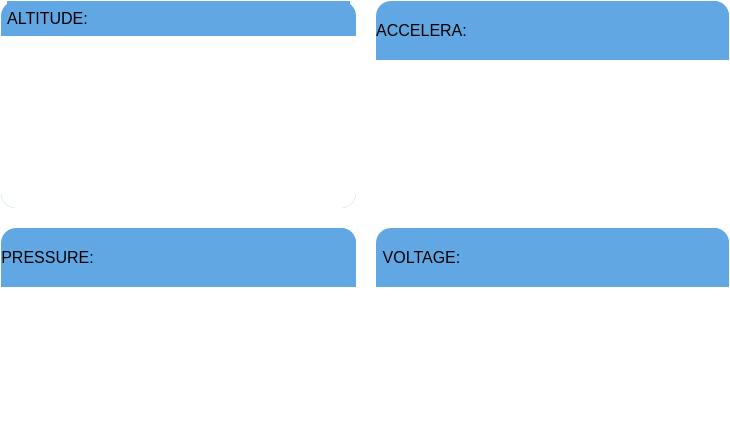
                  <widget class="QFrame" name="data_view_frame1">
                   <property name="maximumSize">
                    <size>
                     <width>763</width>
                     <height>16777215</height>
                    </size>
                   </property>
                   <property name="styleSheet">
                    <string notr="true">background:transparent;</string>
                   </property>
                   <property name="frameShape">
                    <enum>QFrame::StyledPanel</enum>
                   </property>
                   <property name="frameShadow">
                    <enum>QFrame::Raised</enum>
                   </property>
                   <layout class="QGridLayout" name="gridLayout">
                    <property name="leftMargin">
                     <number>0</number>
                    </property>
                    <property name="topMargin">
                     <number>0</number>
                    </property>
                    <property name="rightMargin">
                     <number>0</number>
                    </property>
                    <property name="bottomMargin">
                     <number>0</number>
                    </property>
                    <property name="spacing">
                     <number>20</number>
                    </property>
                    <item row="0" column="0">
                     <widget class="QFrame" name="alt_graph_frame">
                      <property name="maximumSize">
                       <size>
                        <width>16777215</width>
                        <height>16777215</height>
                       </size>
                      </property>
                      <property name="styleSheet">
                       <string notr="true">background:#60A7E4;
border-radius: 15px;</string>
                      </property>
                      <property name="frameShape">
                       <enum>QFrame::StyledPanel</enum>
                      </property>
                      <property name="frameShadow">
                       <enum>QFrame::Raised</enum>
                      </property>
                      <layout class="QVBoxLayout" name="verticalLayout_12" stretch="1,5">
                       <property name="spacing">
                        <number>0</number>
                       </property>
                       <property name="leftMargin">
                        <number>0</number>
                       </property>
                       <property name="topMargin">
                        <number>0</number>
                       </property>
                       <property name="rightMargin">
                        <number>0</number>
                       </property>
                       <property name="bottomMargin">
                        <number>0</number>
                       </property>
                       <item alignment="Qt::AlignHCenter">
                        <widget class="QFrame" name="alt_label">
                         <property name="minimumSize">
                          <size>
                           <width>0</width>
                           <height>0</height>
                          </size>
                         </property>
                         <property name="styleSheet">
                          <string notr="true">background:#60A7E4;
border-bottom-left-radius: 0px solid;
border-bottom-right-radius: 0px solid;</string>
                         </property>
                         <property name="frameShape">
                          <enum>QFrame::StyledPanel</enum>
                         </property>
                         <property name="frameShadow">
                          <enum>QFrame::Raised</enum>
                         </property>
                         <layout class="QHBoxLayout" name="horizontalLayout_42" stretch="0,0">
                          <property name="leftMargin">
                           <number>0</number>
                          </property>
                          <property name="topMargin">
                           <number>0</number>
                          </property>
                          <property name="rightMargin">
                           <number>0</number>
                          </property>
                          <property name="bottomMargin">
                           <number>0</number>
                          </property>
                          <item>
                           <widget class="QLabel" name="label_33">
                            <property name="font">
                             <font>
                              <pointsize>12</pointsize>
                             </font>
                            </property>
                            <property name="styleSheet">
                             <string notr="true">background:transparent;
border-top-left-radius:15px;
border-top-right-radius:0px;</string>
                            </property>
                            <property name="text">
                             <string>ALTITUDE:</string>
                            </property>
                            <property name="alignment">
                             <set>Qt::AlignCenter</set>
                            </property>
                           </widget>
                          </item>
                          <item>
                           <widget class="QTextEdit" name="alt_value">
                            <property name="sizePolicy">
                             <sizepolicy hsizetype="Preferred" vsizetype="Preferred">
                              <horstretch>0</horstretch>
                              <verstretch>0</verstretch>
                             </sizepolicy>
                            </property>
                            <property name="minimumSize">
                             <size>
                              <width>118</width>
                              <height>30</height>
                             </size>
                            </property>
                            <property name="font">
                             <font>
                              <pointsize>12</pointsize>
                             </font>
                            </property>
                            <property name="styleSheet">
                             <string notr="true">background:#60A7E4;
border-bottom-left-radius: 0px solid;
border-bottom-right-radius: 0px solid;</string>
                            </property>
                            <property name="readOnly">
                             <bool>true</bool>
                            </property>
                           </widget>
                          </item>
                         </layout>
                        </widget>
                       </item>
                       <item>
                        <widget class="QFrame" name="alt_graph">
                         <property name="maximumSize">
                          <size>
                           <width>16777215</width>
                           <height>16777215</height>
                          </size>
                         </property>
                         <property name="styleSheet">
                          <string notr="true">background:white;
border-top-left-radius:0px;
border-top-right-radius:0px;</string>
                         </property>
                         <property name="frameShape">
                          <enum>QFrame::StyledPanel</enum>
                         </property>
                         <property name="frameShadow">
                          <enum>QFrame::Raised</enum>
                         </property>
                         <layout class="QVBoxLayout" name="verticalLayout_31">
                          <property name="spacing">
                           <number>0</number>
                          </property>
                          <property name="leftMargin">
                           <number>0</number>
                          </property>
                          <property name="topMargin">
                           <number>0</number>
                          </property>
                          <property name="rightMargin">
                           <number>0</number>
                          </property>
                          <property name="bottomMargin">
                           <number>15</number>
                          </property>
                          <item>
                           <widget class="QFrame" name="alt_graph_temp">
                            <property name="styleSheet">
                             <string notr="true">background:transparent;</string>
                            </property>
                            <property name="frameShape">
                             <enum>QFrame::StyledPanel</enum>
                            </property>
                            <property name="frameShadow">
                             <enum>QFrame::Raised</enum>
                            </property>
                           </widget>
                          </item>
                         </layout>
                        </widget>
                       </item>
                      </layout>
                     </widget>
                    </item>
                    <item row="0" column="1">
                     <widget class="QFrame" name="accelaration_graph_frame">
                      <property name="maximumSize">
                       <size>
                        <width>16777215</width>
                        <height>16777215</height>
                       </size>
                      </property>
                      <property name="styleSheet">
                       <string notr="true">background:white;
border-radius: 15px;</string>
                      </property>
                      <property name="frameShape">
                       <enum>QFrame::StyledPanel</enum>
                      </property>
                      <property name="frameShadow">
                       <enum>QFrame::Raised</enum>
                      </property>
                      <layout class="QVBoxLayout" name="verticalLayout_13" stretch="1,5">
                       <property name="spacing">
                        <number>0</number>
                       </property>
                       <property name="leftMargin">
                        <number>0</number>
                       </property>
                       <property name="topMargin">
                        <number>0</number>
                       </property>
                       <property name="rightMargin">
                        <number>0</number>
                       </property>
                       <property name="bottomMargin">
                        <number>0</number>
                       </property>
                       <item>
                        <widget class="QFrame" name="accelaration_label">
                         <property name="minimumSize">
                          <size>
                           <width>0</width>
                           <height>59</height>
                          </size>
                         </property>
                         <property name="styleSheet">
                          <string notr="true">background:#60A7E4;
border-bottom-left-radius: 0px solid;
border-bottom-right-radius: 0px solid;</string>
                         </property>
                         <property name="frameShape">
                          <enum>QFrame::StyledPanel</enum>
                         </property>
                         <property name="frameShadow">
                          <enum>QFrame::Raised</enum>
                         </property>
                         <layout class="QHBoxLayout" name="horizontalLayout_44">
                          <property name="leftMargin">
                           <number>0</number>
                          </property>
                          <property name="topMargin">
                           <number>0</number>
                          </property>
                          <property name="rightMargin">
                           <number>0</number>
                          </property>
                          <property name="bottomMargin">
                           <number>0</number>
                          </property>
                          <item>
                           <widget class="QLabel" name="label_34">
                            <property name="font">
                             <font>
                              <pointsize>12</pointsize>
                             </font>
                            </property>
                            <property name="styleSheet">
                             <string notr="true">background:transparent;
border-top-left-radius:15px;
border-top-right-radius:0px;</string>
                            </property>
                            <property name="text">
                             <string>ACCELERA:</string>
                            </property>
                            <property name="alignment">
                             <set>Qt::AlignCenter</set>
                            </property>
                           </widget>
                          </item>
                          <item>
                           <widget class="QTextEdit" name="acceleration_value">
                            <property name="sizePolicy">
                             <sizepolicy hsizetype="Preferred" vsizetype="Preferred">
                              <horstretch>0</horstretch>
                              <verstretch>0</verstretch>
                             </sizepolicy>
                            </property>
                            <property name="minimumSize">
                             <size>
                              <width>118</width>
                              <height>30</height>
                             </size>
                            </property>
                            <property name="font">
                             <font>
                              <pointsize>12</pointsize>
                             </font>
                            </property>
                            <property name="styleSheet">
                             <string notr="true">background:#60A7E4;
border-bottom-left-radius: 0px solid;
border-bottom-right-radius: 0px solid;</string>
                            </property>
                            <property name="readOnly">
                             <bool>true</bool>
                            </property>
                           </widget>
                          </item>
                         </layout>
                        </widget>
                       </item>
                       <item>
                        <widget class="QFrame" name="accelaration_graph">
                         <property name="maximumSize">
                          <size>
                           <width>16777215</width>
                           <height>16777215</height>
                          </size>
                         </property>
                         <property name="frameShape">
                          <enum>QFrame::StyledPanel</enum>
                         </property>
                         <property name="frameShadow">
                          <enum>QFrame::Raised</enum>
                         </property>
                         <layout class="QVBoxLayout" name="verticalLayout_67">
                          <property name="leftMargin">
                           <number>0</number>
                          </property>
                          <property name="topMargin">
                           <number>0</number>
                          </property>
                          <property name="rightMargin">
                           <number>0</number>
                          </property>
                          <property name="bottomMargin">
                           <number>15</number>
                          </property>
                          <item>
                           <widget class="QFrame" name="acceleration_graph_temp">
                            <property name="frameShape">
                             <enum>QFrame::StyledPanel</enum>
                            </property>
                            <property name="frameShadow">
                             <enum>QFrame::Raised</enum>
                            </property>
                           </widget>
                          </item>
                         </layout>
                        </widget>
                       </item>
                      </layout>
                     </widget>
                    </item>
                    <item row="1" column="0">
                     <widget class="QFrame" name="pressure_graph_frame">
                      <property name="maximumSize">
                       <size>
                        <width>16777215</width>
                        <height>16777215</height>
                       </size>
                      </property>
                      <property name="styleSheet">
                       <string notr="true">background:white;
border-radius: 15px;</string>
                      </property>
                      <property name="frameShape">
                       <enum>QFrame::StyledPanel</enum>
                      </property>
                      <property name="frameShadow">
                       <enum>QFrame::Raised</enum>
                      </property>
                      <layout class="QVBoxLayout" name="verticalLayout_14" stretch="1,5">
                       <property name="spacing">
                        <number>0</number>
                       </property>
                       <property name="leftMargin">
                        <number>0</number>
                       </property>
                       <property name="topMargin">
                        <number>0</number>
                       </property>
                       <property name="rightMargin">
                        <number>0</number>
                       </property>
                       <property name="bottomMargin">
                        <number>0</number>
                       </property>
                       <item>
                        <widget class="QFrame" name="pressure_label">
                         <property name="minimumSize">
                          <size>
                           <width>0</width>
                           <height>59</height>
                          </size>
                         </property>
                         <property name="styleSheet">
                          <string notr="true">background:#60A7E4;
border-bottom-left-radius: 0px solid;
border-bottom-right-radius: 0px solid;</string>
                         </property>
                         <property name="frameShape">
                          <enum>QFrame::StyledPanel</enum>
                         </property>
                         <property name="frameShadow">
                          <enum>QFrame::Raised</enum>
                         </property>
                         <layout class="QHBoxLayout" name="horizontalLayout_45">
                          <property name="leftMargin">
                           <number>0</number>
                          </property>
                          <property name="topMargin">
                           <number>0</number>
                          </property>
                          <property name="rightMargin">
                           <number>0</number>
                          </property>
                          <property name="bottomMargin">
                           <number>0</number>
                          </property>
                          <item>
                           <widget class="QLabel" name="label_35">
                            <property name="font">
                             <font>
                              <pointsize>12</pointsize>
                             </font>
                            </property>
                            <property name="styleSheet">
                             <string notr="true">background:transparent;
border-top-left-radius:15px;
border-top-right-radius:0px;</string>
                            </property>
                            <property name="text">
                             <string>PRESSURE:</string>
                            </property>
                            <property name="alignment">
                             <set>Qt::AlignCenter</set>
                            </property>
                           </widget>
                          </item>
                          <item>
                           <widget class="QTextEdit" name="pressure_value">
                            <property name="sizePolicy">
                             <sizepolicy hsizetype="Preferred" vsizetype="Preferred">
                              <horstretch>0</horstretch>
                              <verstretch>0</verstretch>
                             </sizepolicy>
                            </property>
                            <property name="minimumSize">
                             <size>
                              <width>118</width>
                              <height>30</height>
                             </size>
                            </property>
                            <property name="font">
                             <font>
                              <pointsize>12</pointsize>
                             </font>
                            </property>
                            <property name="styleSheet">
                             <string notr="true">background:#60A7E4;
border-bottom-left-radius: 0px solid;
border-bottom-right-radius: 0px solid;</string>
                            </property>
                            <property name="readOnly">
                             <bool>true</bool>
                            </property>
                           </widget>
                          </item>
                         </layout>
                        </widget>
                       </item>
                       <item>
                        <widget class="QFrame" name="pressure_graph">
                         <property name="maximumSize">
                          <size>
                           <width>16777215</width>
                           <height>16777215</height>
                          </size>
                         </property>
                         <property name="frameShape">
                          <enum>QFrame::StyledPanel</enum>
                         </property>
                         <property name="frameShadow">
                          <enum>QFrame::Raised</enum>
                         </property>
                         <layout class="QVBoxLayout" name="verticalLayout_33">
                          <property name="spacing">
                           <number>0</number>
                          </property>
                          <property name="leftMargin">
                           <number>0</number>
                          </property>
                          <property name="topMargin">
                           <number>0</number>
                          </property>
                          <property name="rightMargin">
                           <number>0</number>
                          </property>
                          <property name="bottomMargin">
                           <number>15</number>
                          </property>
                          <item>
                           <widget class="QFrame" name="pressure_graph_temp">
                            <property name="frameShape">
                             <enum>QFrame::StyledPanel</enum>
                            </property>
                            <property name="frameShadow">
                             <enum>QFrame::Raised</enum>
                            </property>
                           </widget>
                          </item>
                         </layout>
                        </widget>
                       </item>
                      </layout>
                     </widget>
                    </item>
                    <item row="1" column="1">
                     <widget class="QFrame" name="voltage_graph_frame">
                      <property name="maximumSize">
                       <size>
                        <width>16777215</width>
                        <height>16777215</height>
                       </size>
                      </property>
                      <property name="styleSheet">
                       <string notr="true">background:white;
border-radius: 15px;</string>
                      </property>
                      <property name="frameShape">
                       <enum>QFrame::StyledPanel</enum>
                      </property>
                      <property name="frameShadow">
                       <enum>QFrame::Raised</enum>
                      </property>
                      <layout class="QVBoxLayout" name="verticalLayout_15" stretch="1,5">
                       <property name="spacing">
                        <number>0</number>
                       </property>
                       <property name="leftMargin">
                        <number>0</number>
                       </property>
                       <property name="topMargin">
                        <number>0</number>
                       </property>
                       <property name="rightMargin">
                        <number>0</number>
                       </property>
                       <property name="bottomMargin">
                        <number>0</number>
                       </property>
                       <item>
                        <widget class="QFrame" name="voltage_label">
                         <property name="minimumSize">
                          <size>
                           <width>0</width>
                           <height>59</height>
                          </size>
                         </property>
                         <property name="styleSheet">
                          <string notr="true">background:#60A7E4;
border-bottom-left-radius: 0px solid;
border-bottom-right-radius: 0px solid;</string>
                         </property>
                         <property name="frameShape">
                          <enum>QFrame::StyledPanel</enum>
                         </property>
                         <property name="frameShadow">
                          <enum>QFrame::Raised</enum>
                         </property>
                         <layout class="QHBoxLayout" name="horizontalLayout_46">
                          <property name="leftMargin">
                           <number>0</number>
                          </property>
                          <property name="topMargin">
                           <number>0</number>
                          </property>
                          <property name="rightMargin">
                           <number>0</number>
                          </property>
                          <property name="bottomMargin">
                           <number>0</number>
                          </property>
                          <item>
                           <widget class="QLabel" name="label_36">
                            <property name="font">
                             <font>
                              <pointsize>12</pointsize>
                             </font>
                            </property>
                            <property name="styleSheet">
                             <string notr="true">background:transparent;
border-top-left-radius:15px;
border-top-right-radius:0px;</string>
                            </property>
                            <property name="text">
                             <string>VOLTAGE:</string>
                            </property>
                            <property name="alignment">
                             <set>Qt::AlignCenter</set>
                            </property>
                           </widget>
                          </item>
                          <item>
                           <widget class="QTextEdit" name="voltage_value">
                            <property name="sizePolicy">
                             <sizepolicy hsizetype="Preferred" vsizetype="Preferred">
                              <horstretch>0</horstretch>
                              <verstretch>0</verstretch>
                             </sizepolicy>
                            </property>
                            <property name="minimumSize">
                             <size>
                              <width>118</width>
                              <height>30</height>
                             </size>
                            </property>
                            <property name="font">
                             <font>
                              <pointsize>12</pointsize>
                             </font>
                            </property>
                            <property name="styleSheet">
                             <string notr="true">background:#60A7E4;
border-bottom-left-radius: 0px solid;
border-bottom-right-radius: 0px solid;</string>
                            </property>
                            <property name="readOnly">
                             <bool>true</bool>
                            </property>
                           </widget>
                          </item>
                         </layout>
                        </widget>
                       </item>
                       <item>
                        <widget class="QFrame" name="voltage_graph">
                         <property name="frameShape">
                          <enum>QFrame::StyledPanel</enum>
                         </property>
                         <property name="frameShadow">
                          <enum>QFrame::Raised</enum>
                         </property>
                         <layout class="QVBoxLayout" name="verticalLayout_34">
                          <property name="spacing">
                           <number>0</number>
                          </property>
                          <property name="leftMargin">
                           <number>0</number>
                          </property>
                          <property name="topMargin">
                           <number>0</number>
                          </property>
                          <property name="rightMargin">
                           <number>0</number>
                          </property>
                          <property name="bottomMargin">
                           <number>15</number>
                          </property>
                          <item>
                           <widget class="QFrame" name="voltage_graph_temp">
                            <property name="frameShape">
                             <enum>QFrame::StyledPanel</enum>
                            </property>
                            <property name="frameShadow">
                             <enum>QFrame::Raised</enum>
                            </property>
                           </widget>
                          </item>
                         </layout>
                        </widget>
                       </item>
                      </layout>
                     </widget>
                    </item>
                   </layout>
                  </widget>
